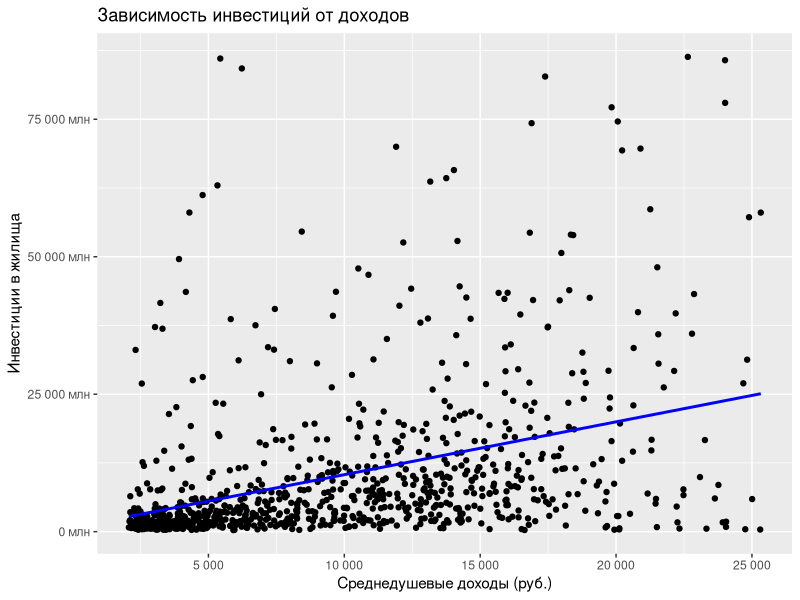
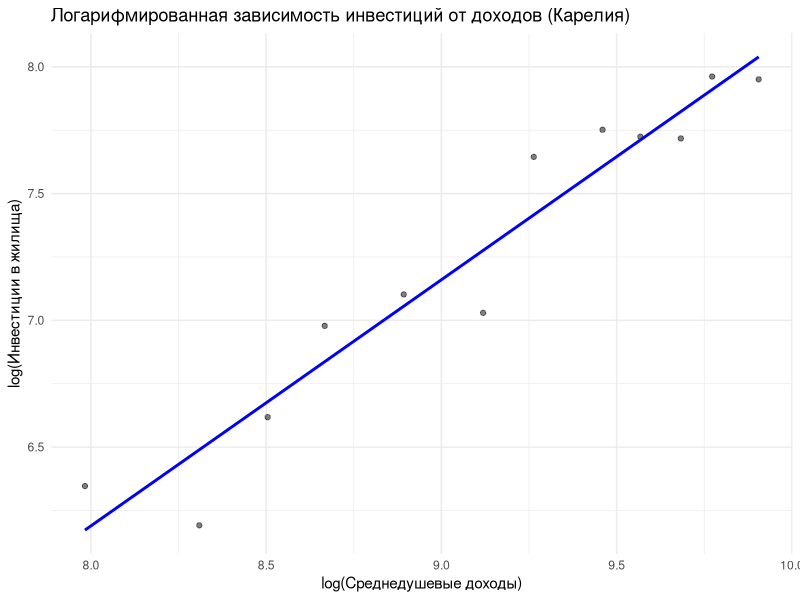
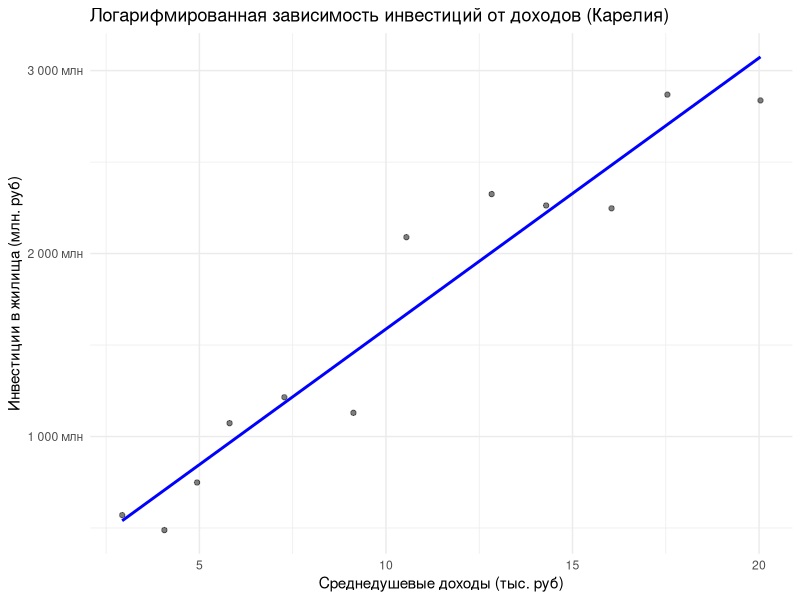

The R script that drew these images, in order:
library(dplyr)
library(ggplot2)
library(readxl)
# читаю данные
data <- read_excel("data.xlsx")

# обработка данных
data$income <- as.numeric(gsub(",", ".", data$income))
data$outcome <- as.numeric(gsub(",", ".", data$outcome))

# удаляю строки с нулями (отсутствие данных)
data_clean <- data %>% filter(income != 0 & outcome != 0)

# убираю выбросы по квантилям
lower_income <- quantile(data_clean$income, 0.1)
upper_income <- quantile(data_clean$income, 0.95)
lower_outcome <- quantile(data_clean$outcome, 0.1)
upper_outcome <- quantile(data_clean$outcome, 0.95)

data_filtered <- data_clean %>%
  filter(income >= lower_income & income <= upper_income &
         outcome >= lower_outcome & outcome <= upper_outcome)
# визуализация данных (общая)
ggplot(data_filtered, aes(x = income, y = outcome)) +
  geom_point() +
  geom_smooth(method = "lm", se = FALSE, color = "blue") +
  scale_y_continuous(labels = scales::comma_format(big.mark = " ", suffix = " млн")) +
  scale_x_continuous(labels = scales::comma_format(big.mark = " ")) +
  labs(title = "Зависимость инвестиций от доходов",
       x = "Среднедушевые доходы (руб.)",
       y = "Инвестиции в жилища")

# коэффициент корреляции
correlation <- cor(data_filtered$income, data_filtered$outcome, use = "complete.obs")
correlation

# пусть уровень значимости 0.05 (то есть вероятность, что связь случайна, практически нулевая.)
# проверка значимости
cor_test <- cor.test(data_filtered$income, data_filtered$outcome)
cor_test

# Вывод: r = 0.394, p-value < 0.05, зависимость положительная и значимая
# Связь слабая, но статистически значимая

# Линейная модель для всех регионов
model_all <- lm(outcome ~ income, data = data_filtered)
summary(model_all)

#если доход увеличивается на 1 рубль, то инвестиции в жильё в среднем увеличиваются на 0,96 рубля.
#R^2 = 0.155, значит модель объясняет только 15% разброса инвестиций.
# Это не очень много. Значит, большая часть инвестиций зависит от других факторов, не учтённых в твоей модели.
# прогнозы
data_filtered$pred_all <- predict(model_all, newdata = data_filtered)

# MAPE для общей модели
mape_all <- mean(abs(data_filtered$outcome - data_filtered$pred_all) / data_filtered$outcome) * 100
mape_all
# # MAPE = 265%, значит линейная модель без логарифмов слишком грубая для прогноза
# добавляем логарифмы
data_filtered <- data_filtered %>%
  mutate(log_income = log(income),
         log_outcome = log(outcome))

# общая модель с логарифмами
model_log_all <- lm(log_outcome ~ log_income, data = data_filtered)
summary(model_log_all)

# прогноз и MAPE
data_filtered$pred_log_all <- exp(predict(model_log_all, newdata = data_filtered))
mape_log_all <- mean(abs(data_filtered$outcome - data_filtered$pred_log_all) / data_filtered$outcome) * 100
mape_log_all
# MAPE = 138% лучше, но все еще очень высоко для общей модели
# модель для Карелии
karelia <- data_filtered %>% filter(region == "Республика Карелия")
model_log_karelia <- lm(log_outcome ~ log_income, data = karelia)
karelia$pred_log <- exp(predict(model_log_karelia, newdata = karelia))
mape_log_karelia <- mean(abs(karelia$outcome - karelia$pred_log) / karelia$outcome) * 100
mape_log_karelia

# визуализация для Республики Карелия (логарифм)
ggplot(karelia, aes(x = log_income, y = log_outcome)) +
  geom_point(alpha = 0.5) +
  geom_smooth(method = "lm", se = FALSE, color = "blue") +
  labs(title = "Логарифмированная зависимость инвестиций от доходов (Карелия)",
       x = "log(Среднедушевые доходы)",
       y = "log(Инвестиции в жилища)") +
  theme_minimal()

# визуализация для Республики Карелия (исходные)
ggplot(karelia,  aes(x = income/1000, y = outcome)) +
  geom_point(alpha = 0.5) +
  geom_smooth(method = "lm", se = FALSE, color = "blue") +
  scale_y_continuous(labels = scales::comma_format(big.mark = " ", suffix = " млн")) +
  scale_x_continuous(labels = scales::comma_format(big.mark = " ")) +
  labs(title = "Логарифмированная зависимость инвестиций от доходов (Карелия)",
       x = "Среднедушевые доходы (тыс. руб)",
       y = "Инвестиции в жилища (млн. руб)") +
  theme_minimal()
